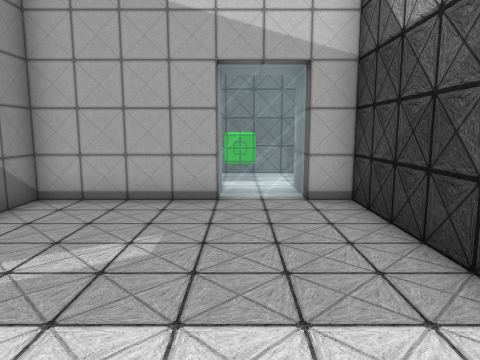
view 1 (above)

21 first-person views from a walk through a scene from a Unity 3-D project. The camera is 1.5 m above the floor, tilts 8° down and sees 70° across. Doors are open. The floor is counted in squares, 1 m on a side. Each view is taken from the middle of a square. On the plan, view 1 faces up. The plan holds only what a view shows up to about 16 squares ahead; the rest is blank. Some surface patterns are stand-ins.

view 2
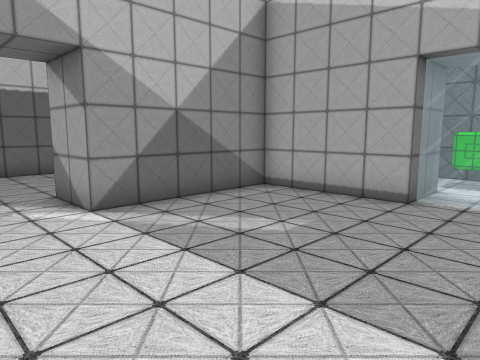

view 3
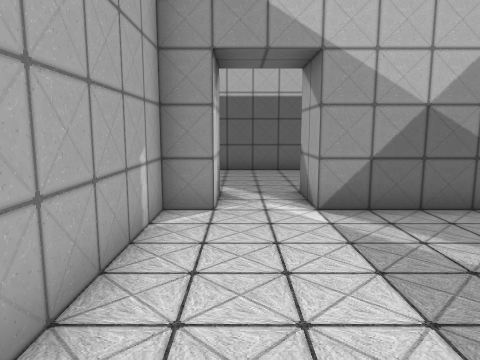

view 4
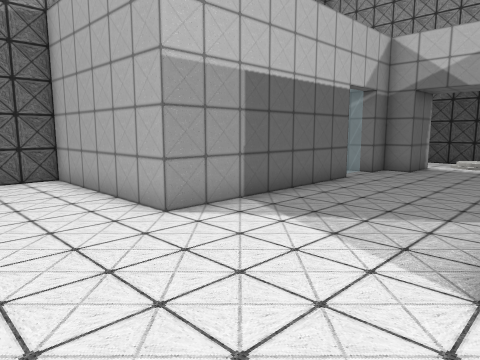

view 5
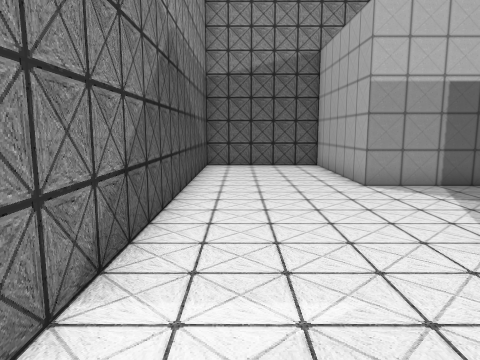

view 6
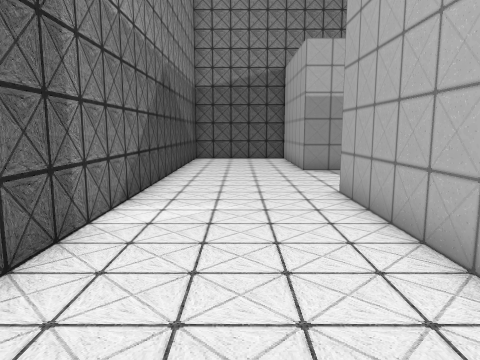

view 7
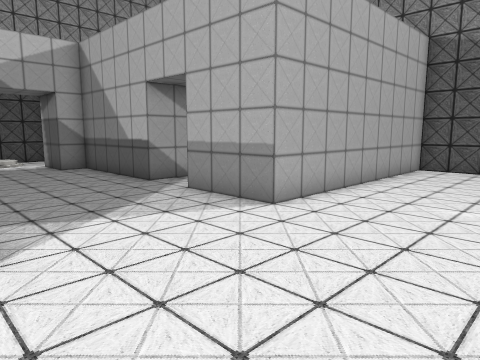

view 8
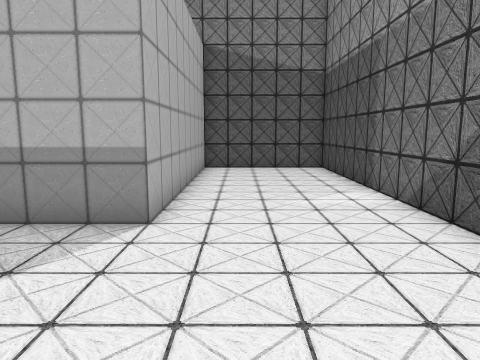

view 9
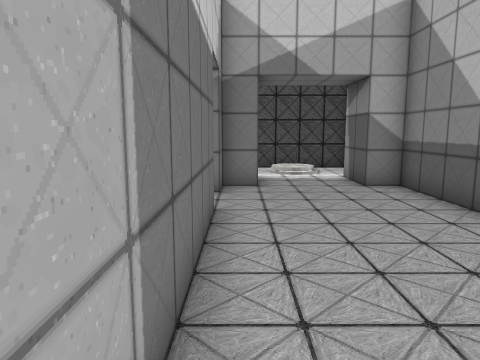

view 10
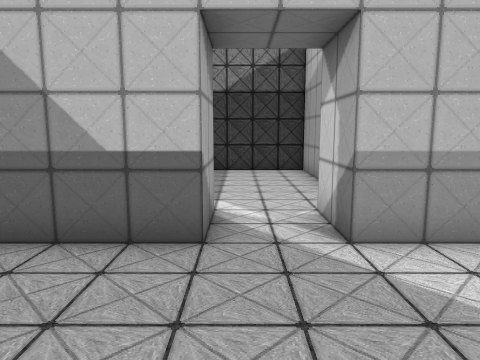

view 11
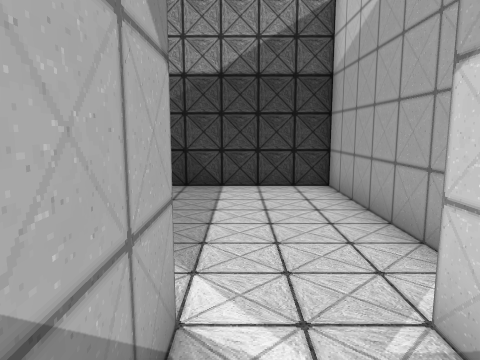

view 12
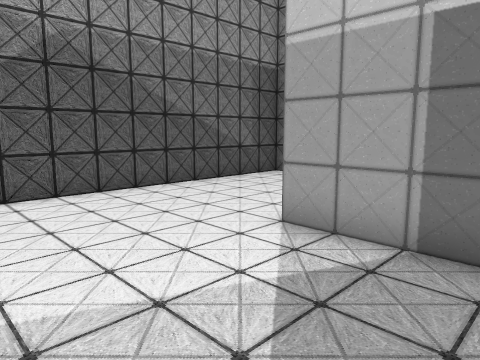

view 13
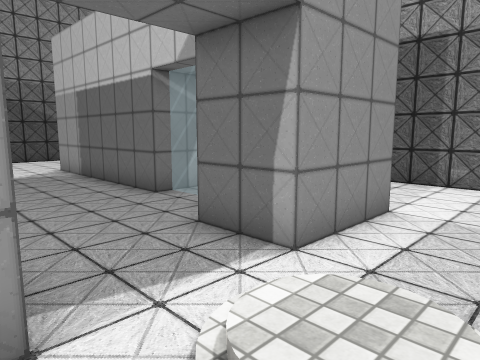

view 14
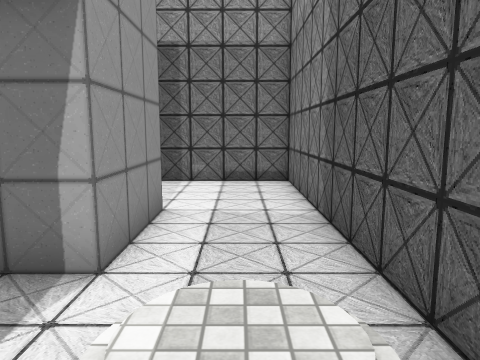

view 15
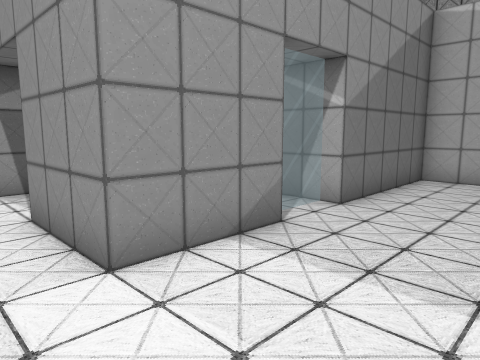

view 16
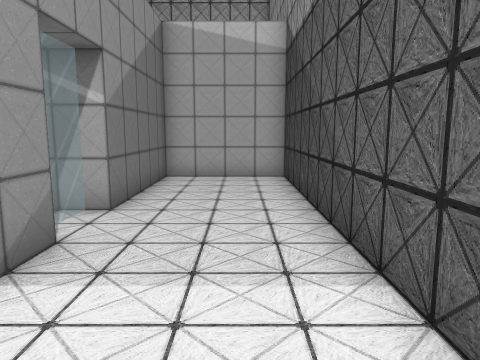

view 17
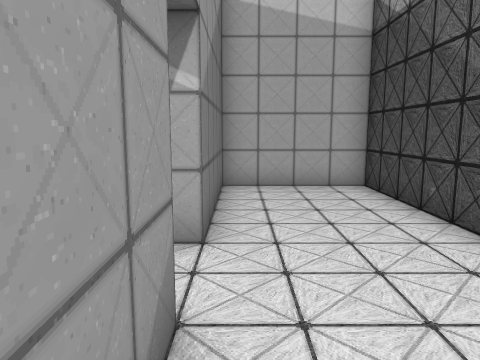

view 18
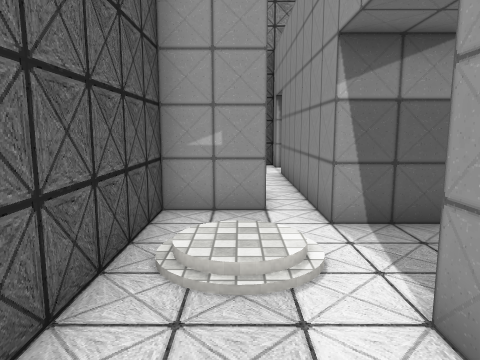

view 19
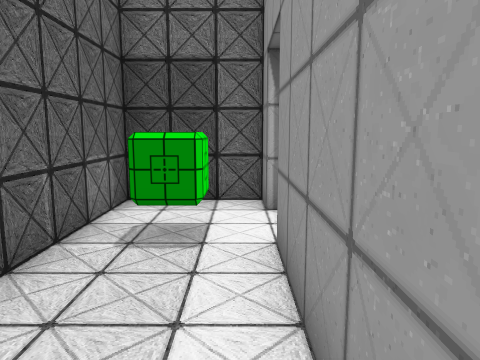

view 20
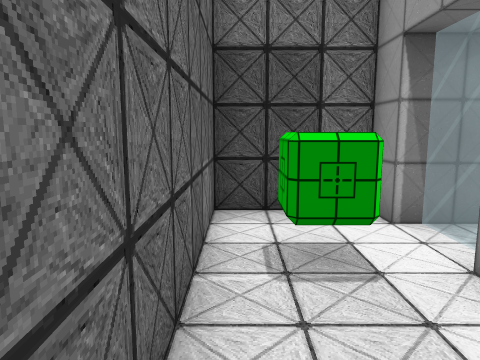

view 21
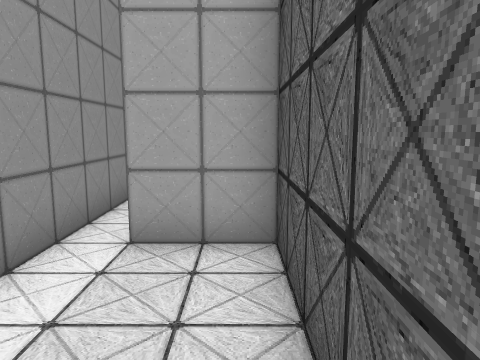

### Floor plan
Points are (right, up) in squares from view 1. A wall is a line through its corners. A room is listed if a view was taken in it or the views show most of it. See-through windows are left out.
Room 1 (views 1, 2, 3)
walls: (-0.5, 7.5) (-4.5, 7.5) (-4.5, 2.5) (-6.5, 2.5); (-6.5, 0.5) (-4.5, 0.5) (-4.5, -0.5) (2.5, -0.5) (2.5, 7.5) (1.5, 7.5)
ways out: opening at (-5.5, 1.5) to room 2
Room 2 (views 4, 5, 6, 7, 8, 9, 10, 11, 12)
walls: (-6.5, 2.5) (-6.5, 7.5) (-7.5, 7.5); (-11.5, 4.5) (-11.5, -2.5) (-17.5, -2.5) (-17.5, -7.5) (2.5, -7.5) (2.5, -2.5) (-6.5, -2.5) (-6.5, 0.5); (-10.5, 7.5) (-11.5, 7.5) (-11.5, 6.5)
ways out: opening at (-5.5, 1.5) to room 1; open door at (-9, 8.5) to room 3
Room 3 (views 13, 14, 15, 16, 17, 18)
walls: (-13.5, 6.5) (-13.5, 9.5) (-10.5, 9.5); (-11.5, 6.5) (-12.6, 6.5); (-7.5, 9.5) (-6.5, 9.5); (-6.5, 10.4) (-6.5, 12.5) (-17.5, 12.5) (-17.5, -0.5) (-13.5, -0.5) (-13.5, 4.5) (-11.5, 4.5)
ways out: open door at (-9, 8.5) to room 2; opening at (-5.5, 10) to room 4
Room 4 (views 19, 20, 21)
walls: (1.5, 7.5) (1.5, 9.5) (2.5, 9.5) (2.5, 12.5) (-4.5, 12.5) (-4.5, 10.5); (-6.5, 9.5) (-0.5, 9.5) (-0.5, 7.5)
ways out: opening at (-5.5, 10) to room 3
objects: other object (0, 11)

Positions as (right, up) in squares from view 1, and headings:
1: (0, 0), facing up
2: (2, 0), facing up-left
3: (2, 1), facing left
4: (-6, -6), facing up-left
5: (-2, -6), facing left
6: (2, -5), facing left
7: (-12, -7), facing up-right
8: (-12, -4), facing right
9: (-11, -2), facing up
10: (-11, 2), facing right
11: (-7, 2), facing right
12: (-7, 1), facing down-left
13: (-7, 12), facing down-left
14: (-7, 11), facing left
15: (-17, 11), facing down-right
16: (-16, 11), facing down
17: (-14, 9), facing down
18: (-13, 11), facing right
19: (-5, 10), facing right
20: (-4, 12), facing right
21: (0, 12), facing left
